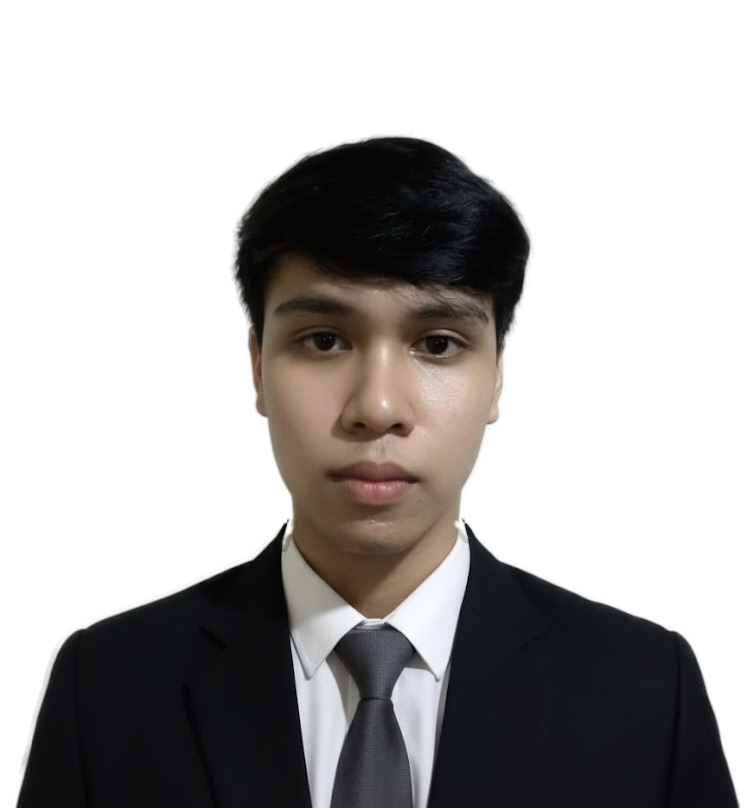
#> input picture images/hero.png, 747 x 808 px
$ python make_masks.py
#> lines starting #> are read from the running program, lines starting #| are printed output that depends on the picture; after the words box and inside, x2 and y2 are one past the last pixel; in counts of white or black regions, pixels touching at a corner belong together
"""
Bakes the two alpha masks that drive the "face turning into code" effect.

  hero-solid-{a,b,c}.png  -> where the real photo stays visible (3 shimmer frames)
  hero-code.png           -> where the code layer shows (wider canvas: streaks
                             can leave the silhouette on the right)

Both are derived from hero.png only, so they line up pixel-for-pixel.
"""
import numpy as np
from PIL import Image
from scipy import ndimage as ndi

from pathlib import Path
ROOT = Path(__file__).resolve().parent.parent
SRC = str(ROOT / "images/hero.png")
OUT = str(ROOT / "tools") + "/"
rng = np.random.default_rng(7)

im = np.asarray(Image.open(SRC).convert("RGBA")).astype(np.float32) / 255.0
H, W = im.shape[:2]
A = im[..., 3]
PADR = int(round(W * 0.26))           # extra canvas on the right for streaks
CW = W + PADR

yy, xx = np.mgrid[0:H, 0:CW].astype(np.float32)
CUT = 0.512 * W + 0.012 * W * np.sin(yy / 63.0) + 0.01 * W * np.sin(yy / 17.0)
d = (xx - CUT) / W                    # signed distance right of the cut, in widths

smooth = lambda a, b, x: (lambda t: t * t * (3 - 2 * t))(np.clip((x - a) / (b - a), 0, 1))

def cells(cw, ch, shape, seed):
    """blocky value noise, cell size cw x ch px"""
    r = np.random.default_rng(seed)
    h, w = shape
    small = r.random((int(np.ceil(h / ch)), int(np.ceil(w / cw)))).astype(np.float32)
    return np.kron(small, np.ones((ch, cw), np.float32))[:h, :w]

def rank_uniform(a):
    flat = a.ravel()
    order = flat.argsort().argsort().astype(np.float32)
    return (order / (flat.size - 1)).reshape(a.shape)

# ---------------------------------------------------------------- SOLID MASK
d_s = d[:, :W]
t = np.clip((d_s - 0.015) / 0.30, 0, 1)
keep_prob = (1 - t) ** 1.7            # 1 near the cut -> 0 far right

iso = 0.45 * cells(14, 14, (H, W), 1) + 0.35 * cells(6, 6, (H, W), 2) + 0.20 * cells(2, 2, (H, W), 3)
streak = 0.6 * cells(34, 3, (H, W), 4) + 0.4 * cells(12, 2, (H, W), 5)
w = np.clip(d_s / 0.25, 0, 1) * 0.65
n0 = rank_uniform((1 - w) * iso + w * streak)

u = np.arange(W, dtype=np.float32)[None, :] / W
v = np.arange(H, dtype=np.float32)[:, None] / H
edge = (np.clip(u / 0.14, 0, 1) * np.clip((1 - u) / 0.14, 0, 1)
        * np.clip((1 - v) / 0.30, 0, 1))          # same fades the old CSS mask drew

def solid(n):
    keep = np.maximum((keep_prob >= n), d_s < 0.01).astype(np.float32)   # never punch holes left of the cut
    keep = ndi.gaussian_filter(keep, 0.55)
    return np.clip(keep * edge, 0, 1)

variants = {"a": n0}
for k, seed in (("b", 11), ("c", 12)):       # same structure, ~25% of cells flip a bit
    jitter = cells(6, 6, (H, W), seed) - 0.5
    variants[k] = np.clip(n0 + 0.09 * jitter, 0, 0.9999)

def save_la(arr, name, levels=24):
    q = np.round(np.clip(arr, 0, 1) * (levels - 1)) / (levels - 1)
    a8 = np.clip(q * 255 + 0.5, 0, 255).astype(np.uint8)
    la = np.stack([np.full_like(a8, 255), a8], -1)
    Image.fromarray(la, "LA").save(OUT + name, optimize=True)

for k, n in variants.items():
    save_la(solid(n), f"hero-solid-{k}.png")

# ----------------------------------------------------------------- CODE MASK
lum = (0.299 * im[..., 0] + 0.587 * im[..., 1] + 0.114 * im[..., 2])
lum = ndi.gaussian_filter(lum, 1.3)
core = A > 0.9
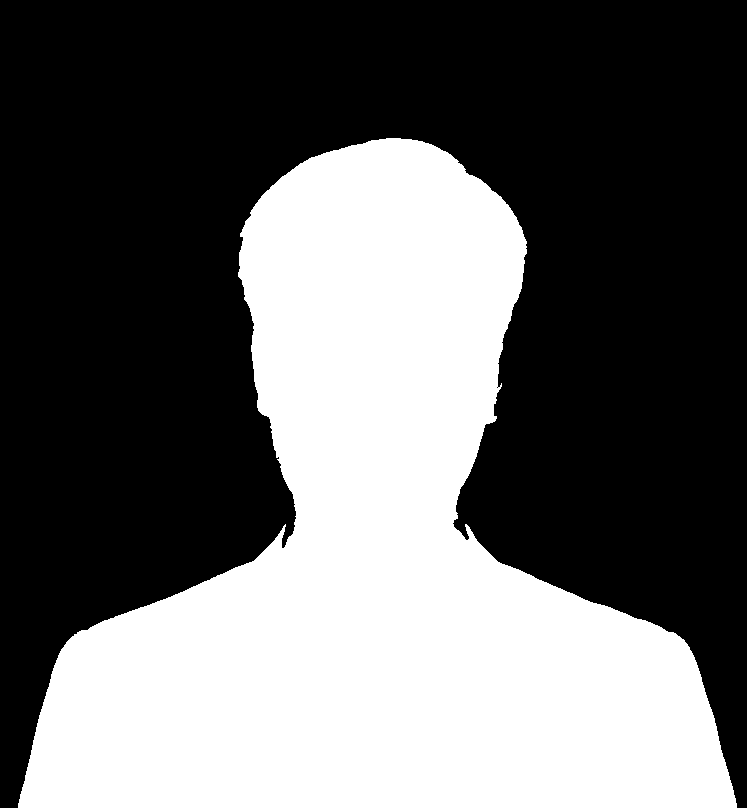
#> core: shape (808, 747) bool; 40.2% white; 1 white region, box (x1, y1, x2, y2) and area: (18, 138, 737, 808) 242402
lo, hi = np.percentile(lum[core], [4, 96])
#> lo = 0.026; hi = 0.835
Ln = np.clip((lum - lo) / (hi - lo), 0, 1)
shade = 0.42 + 0.58 * Ln ** 0.7            # eyes/brows/hair stay darker, skin glows

Apad = np.zeros((H, CW), np.float32); Apad[:, :W] = ndi.gaussian_filter(A, 0.8)
Spad = np.zeros((H, CW), np.float32); Spad[:, :W] = shade

ramp = smooth(-0.012, 0.15, d)
tex = 0.72 + 0.28 * cells(3, 3, (H, CW), 21)
cov = Apad * Spad * ramp * tex

# streaks: the code trails off to the right like data leaving the body
row_len = rng.exponential(0.09 * W, H).astype(np.float32)
row_len = ndi.uniform_filter1d(row_len, 3)
gate = ndi.uniform_filter1d((rng.random(H) < 0.5).astype(np.float32), 2)
row_len = (row_len * gate)[:, None] + 1e-3
out = cov.copy()
for k in range(2, int(0.34 * W), 2):
    sh = np.zeros_like(cov); sh[:, k:] = cov[:, :-k]
    out = np.maximum(out, sh * np.clip(1 - k / row_len, 0, 1) ** 1.5 * 0.9)
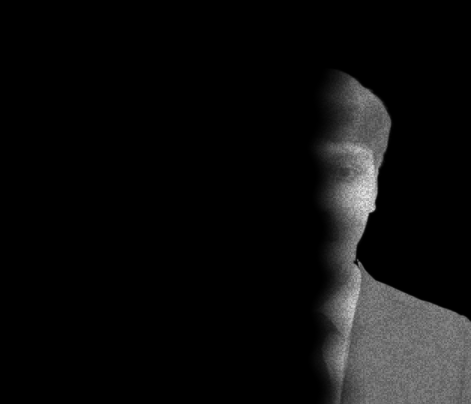
#> sh: shape (808, 941) float32 (shown at 1/2 size); min 0, max 0.916, mean 0.0547

vv = np.arange(H, dtype=np.float32)[:, None] / H
out *= np.clip((1 - vv) / 0.30, 0, 1)                       # bottom fade
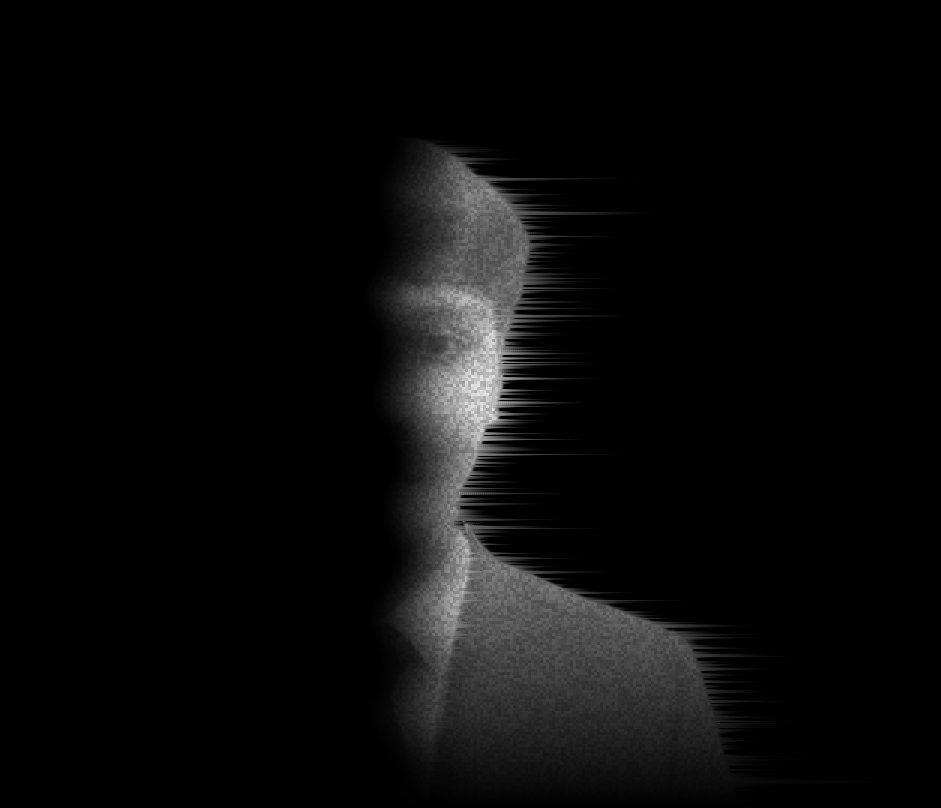
#> out: shape (808, 941) float32; min 0, max 0.916, mean 0.0403
out *= np.clip((CW - np.arange(CW)[None, :]) / (0.08 * W), 0, 1)  # right fade
#> out: shape (808, 941) float32; 0.03% of pixels changed, all inside (x1, y1, x2, y2) = (882, 780, 941, 784)
out = np.clip(out * 1.55, 0, 1) ** 0.85
save_la(out, "hero-code.png")

print("canvas", W, H, "code canvas", CW, H, "code width %", round(CW / W * 100, 2))
#| canvas 747 808 code canvas 941 808 code width % 125.97

# quick preview of the masks on a dark background
bg = np.zeros((H, CW, 3), np.float32) + 0.05
photo = np.zeros((H, CW, 3), np.float32); photo[:, :W] = im[..., :3] * 0.55
sol = np.zeros((H, CW), np.float32); sol[:, :W] = solid(n0)
#> after `sol[:, :W] = solid(n0)`:
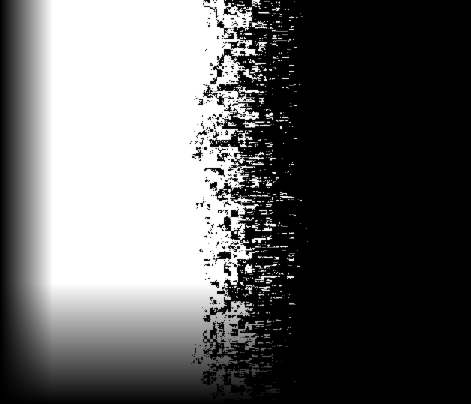
#> sol: shape (808, 941) float32 (shown at 1/2 size); min 0, max 1, mean 0.383
#> after `sol[:, :W] = solid(n0)`:
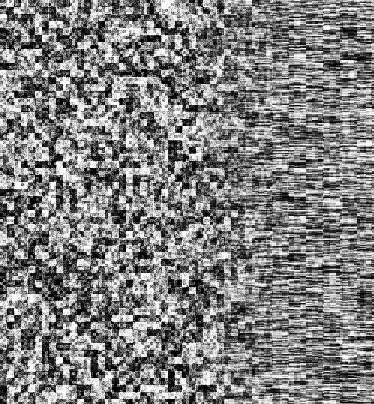
#> n0: shape (808, 747) float64 (shown at 1/2 size); min 0, max 1, mean 0.5
comp = bg * (1 - sol[..., None]) + photo * sol[..., None]
codec = np.array([0.80, 0.82, 1.0], np.float32)
comp = comp * (1 - out[..., None] * 0.9) + codec * out[..., None] * 0.9
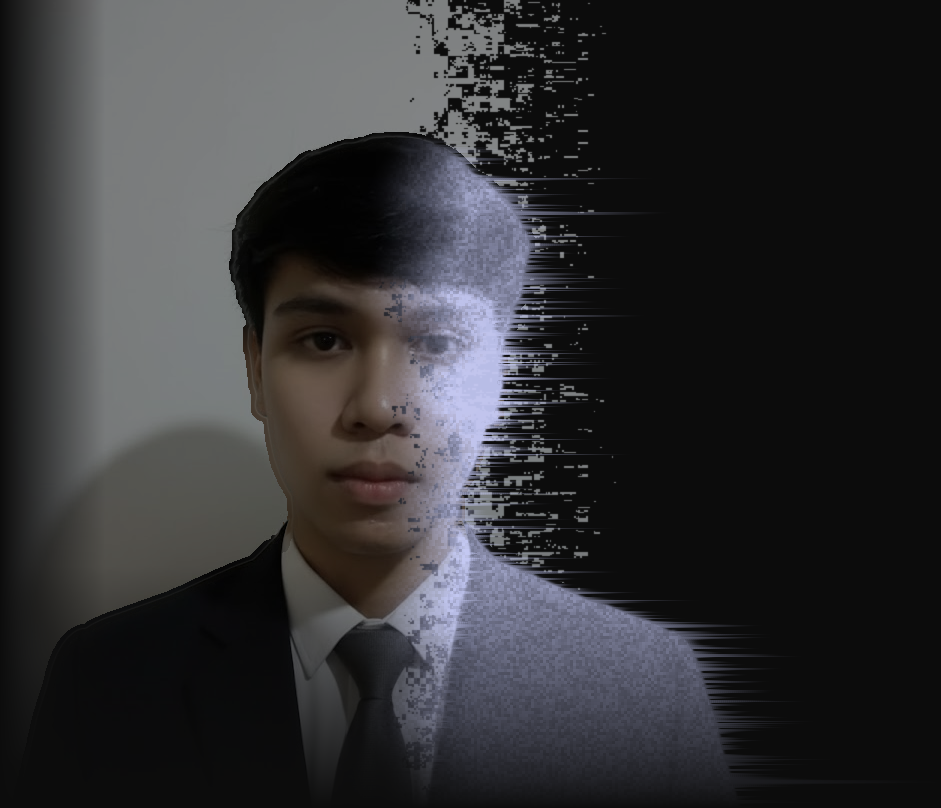
#> comp: shape (808, 941, 3) float32; mean R, G, B 0.197, 0.197, 0.205
Image.fromarray((np.clip(comp, 0, 1) * 255).astype(np.uint8)).save(OUT + "mask_preview.png")

$ run again, with images/about (1).png copied over images/hero.png
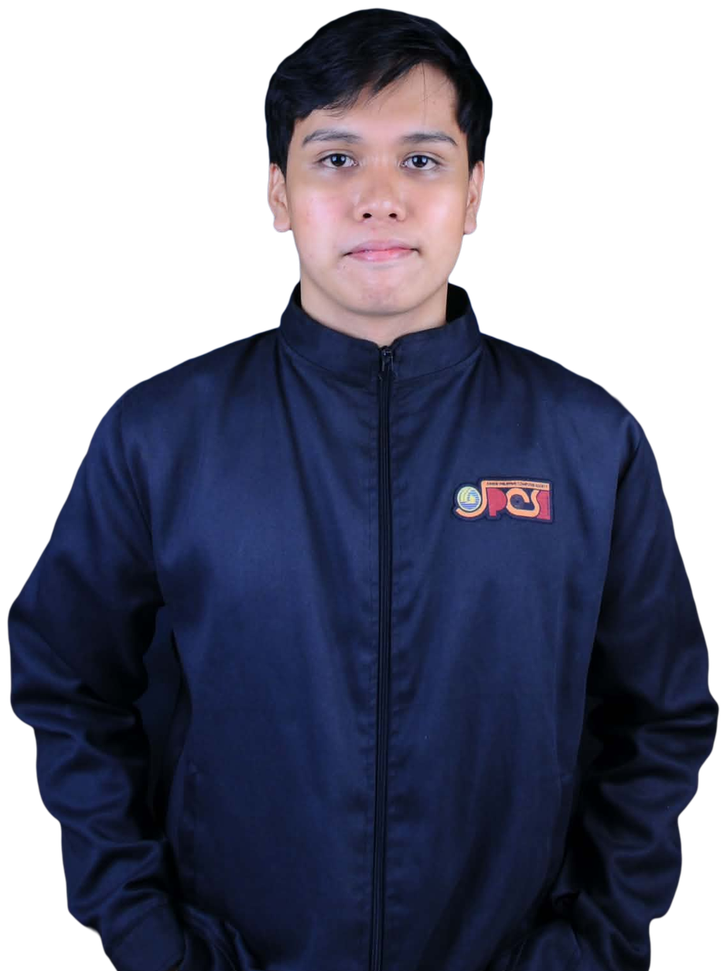
#> input picture images/about (1).png, 727 x 971 px, shrunk from 923 x 1233 before the run
#> `core = A > 0.9`:
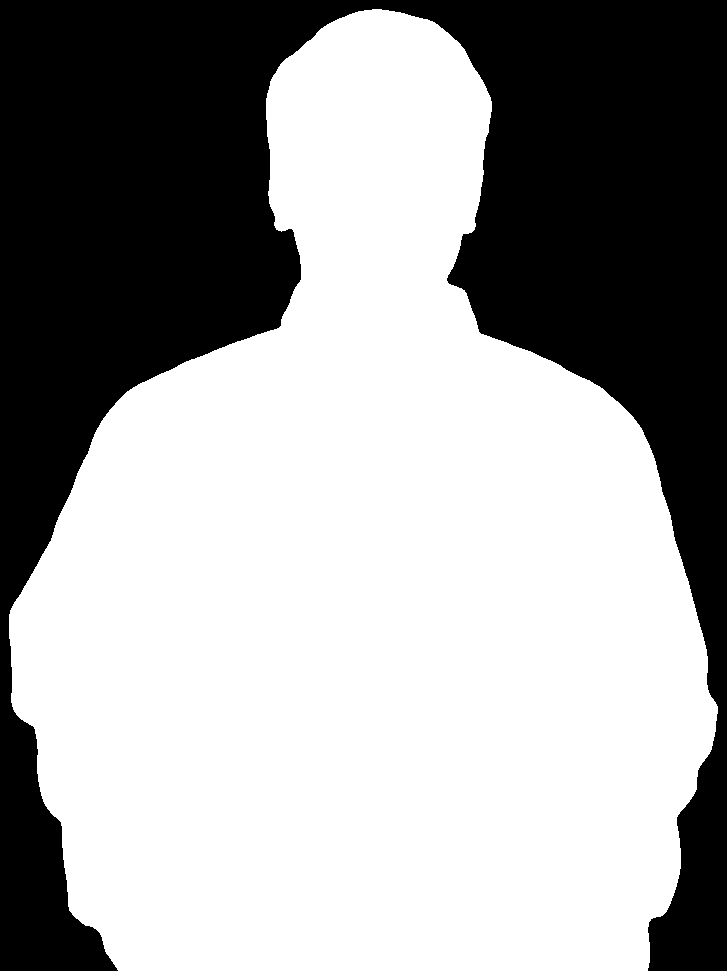
#> core: shape (971, 727) bool; 62.8% white; 1 black region, box (x1, y1, x2, y2) and area: (0, 0, 727, 971) 262461
#> lo = 0.0266; hi = 0.695
#| canvas 727 971 code canvas 916 971 code width % 126.0
#> `comp = comp * (1 - out[..., None] * 0.9) + codec * out[..., None] * 0.9`:
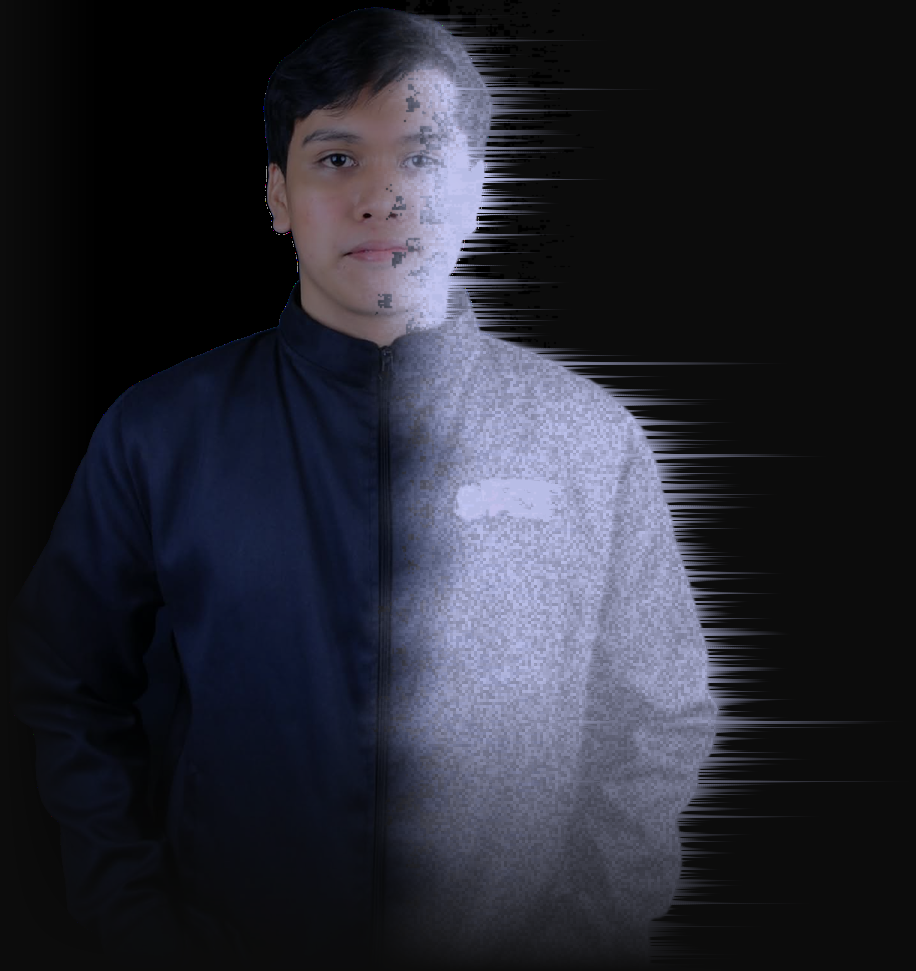
#> comp: shape (971, 916, 3) float32; mean R, G, B 0.153, 0.157, 0.195

$ run again, with images/me.png copied over images/hero.png
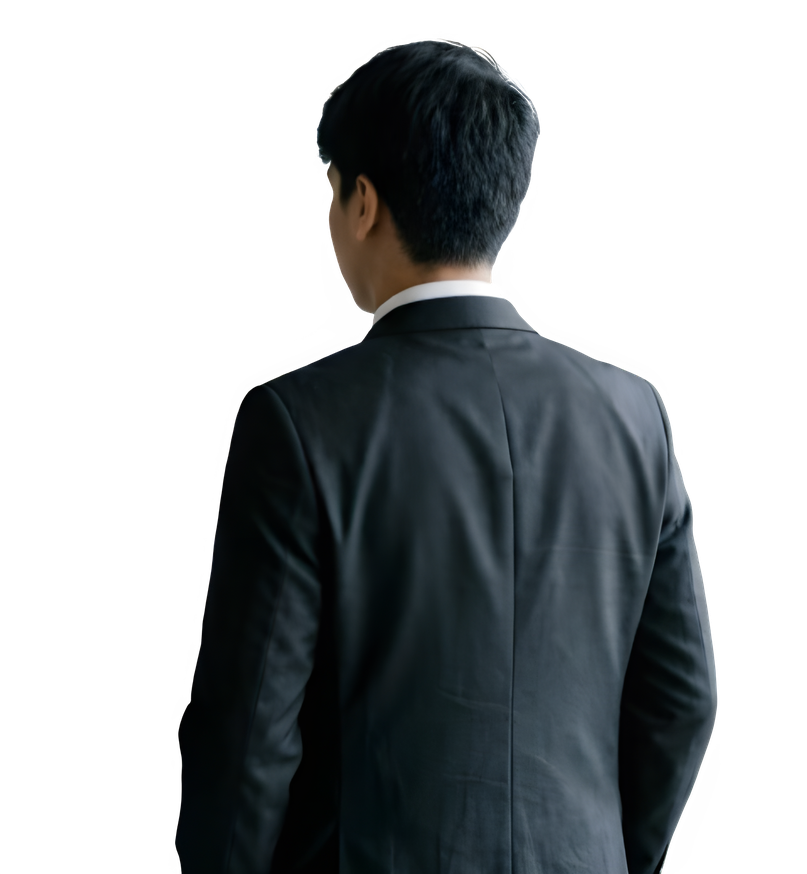
#> input picture images/me.png, 807 x 874 px, shrunk from 1920 x 2080 before the run
#> `core = A > 0.9`:
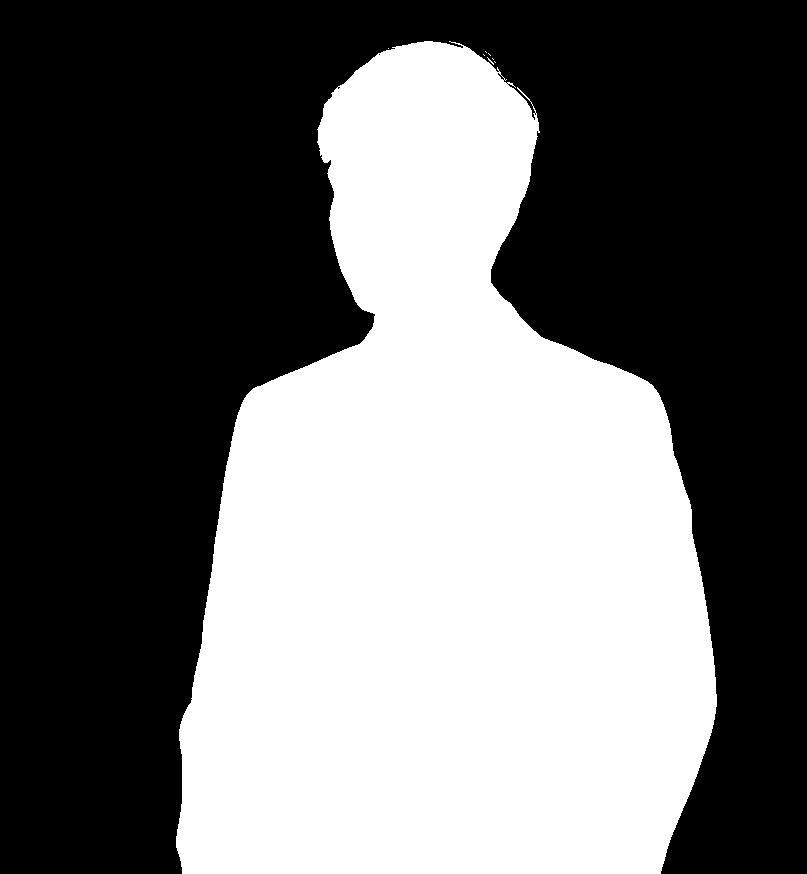
#> core: shape (874, 807) bool; 43% white; 8 white regions (7 under 20 px), largest, box (x1, y1, x2, y2) and area: (176, 41, 717, 874) 303533
#> lo = 0.0122; hi = 0.438
#| canvas 807 874 code canvas 1017 874 code width % 126.02
#> `comp = comp * (1 - out[..., None] * 0.9) + codec * out[..., None] * 0.9`:
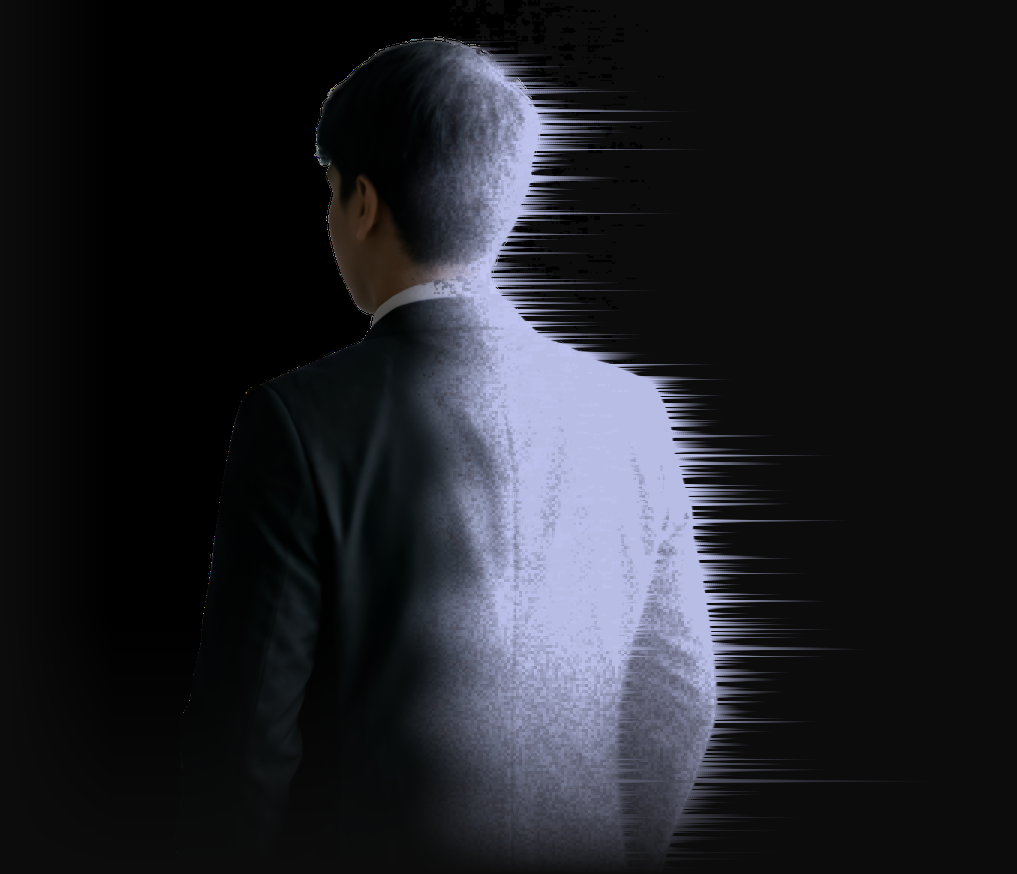
#> comp: shape (874, 1017, 3) float32; mean R, G, B 0.128, 0.132, 0.154
